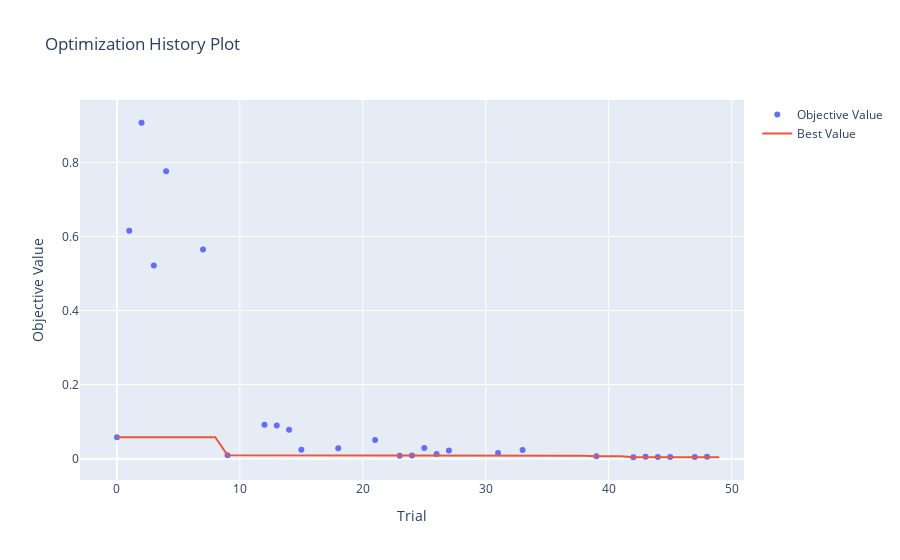

The code cell stored with this chart in its notebook:
### Code cell
if is_multi_objective:
    fig = vis.plot_optimization_history(study, target=lambda t: t.values[1], target_name='Accuracy')
else:
    fig = vis.plot_optimization_history(study)
fig.show()

### Figure 1 — Plotly figure (JSON) as saved in the notebook; plotly's stock layout.template omitted (floating-point values rounded to 4 significant figures)
{"data": [{"mode": "markers", "name": "Objective Value", "type": "scatter", "x": [0, 1, 2, 3, 4, 7, 9, 12, 13, 14, 15, 18, 21, 23, 24, 25, 26, 27, 31, 33, 39, 42, 43, 44, 45, 47, 48], "y": [0.05814, 0.6158, 0.907, 0.5216, 0.776, 0.5647, 0.009353, 0.09186, 0.08987, 0.07818, 0.02425, 0.02789, 0.05068, 0.007966, 0.008783, 0.02856, 0.01299, 0.02211, 0.01513, 0.02367, 0.006655, 0.003924, 0.005113, 0.004455, 0.004882, 0.004877, 0.005346]}, {"mode": "lines", "name": "Best Value", "type": "scatter", "x": [0, 1, 2, 3, 4, 5, 6, 7, 8, 9, 10, 11, 12, 13, 14, 15, 16, 17, 18, 19, 20, 21, 22, 23, 24, 25, 26, 27, 28, 29, 30, 31, 32, 33, 34, 35, 36, 37, 38, 39, 40, 41, 42, 43, 44, 45, 46, 47, 48, 49], "y": [0.05814, 0.05814, 0.05814, 0.05814, 0.05814, 0.05814, 0.05814, 0.05814, 0.05814, 0.009353, 0.009353, 0.009353, 0.009353, 0.009353, 0.009353, 0.009353, 0.009353, 0.009353, 0.009353, 0.009353, 0.009353, 0.009353, 0.009353, 0.007966, 0.007966, 0.007966, 0.007966, 0.007966, 0.007966, 0.007966, 0.007966, 0.007966, 0.007966, 0.007966, 0.007966, 0.007966, 0.007966, 0.007966, 0.007966, 0.006655, 0.006655, 0.006655, 0.003924, 0.003924, 0.003924, 0.003924, 0.003924, 0.003924, 0.003924, 0.003924]}, {"marker": {"color": "#cccccc"}, "mode": "markers", "name": "Infeasible Trial", "showlegend": false, "type": "scatter", "x": [], "y": []}], "layout": {"title": {"text": "Optimization History Plot"}, "xaxis": {"title": {"text": "Trial"}}, "yaxis": {"title": {"text": "Objective Value"}}}}
